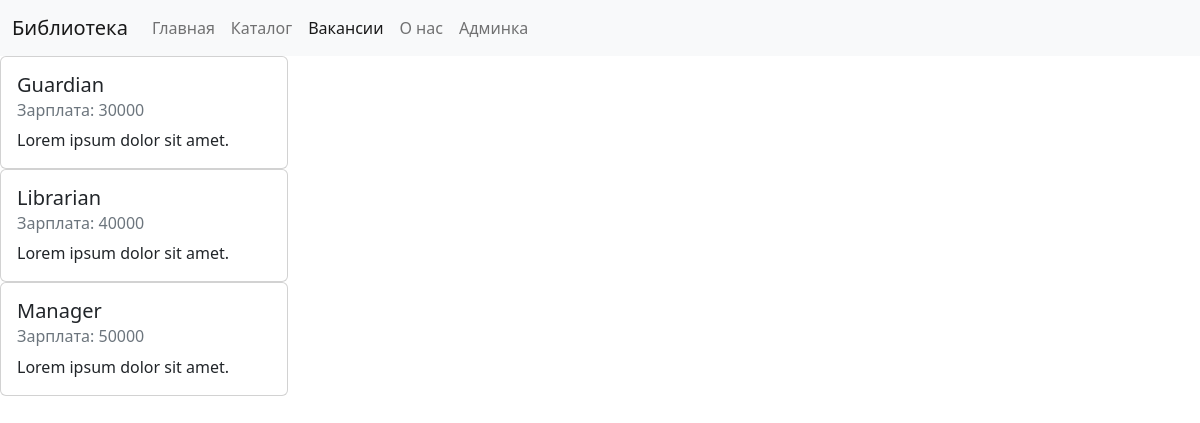
/task_3/apache/content/vacancy.php, run on the app's committed database.
### tables this page shows
CREATE TABLE `vacancy` (
  `id` int NOT NULL,
  `name` varchar(256) NOT NULL,
  `salary` int NOT NULL
);

### task_3/apache/content/vacancy.php (the view, shortened to what this page needs)
<!DOCTYPE html>
<html lang="en">
<head>
  <link href="https://cdn.jsdelivr.net/npm/bootstrap@5.2.2/dist/css/bootstrap.min.css" rel="stylesheet" />
</head>
<body>
  <nav class="navbar navbar-expand-lg bg-light">
    <div class="container-fluid">
      <a class="navbar-brand" href="#">Библиотека</a>
      <div class="collapse navbar-collapse" id="navbarSupportedContent">
        <ul class="navbar-nav me-auto mb-2 mb-lg-0">
          <li class="nav-item">
            <a class="nav-link" href="index.html">Главная</a>
          </li>
          <li class="nav-item">
            <a class="nav-link" href="catalogue.php">Каталог</a>
          </li>
          <li class="nav-item">
            <a class="nav-link active" href="vacancy.php">Вакансии</a>
          </li>
          <li class="nav-item">
            <a class="nav-link" href="about.html">О нас</a>
          </li>
          <li class="nav-item">
            <a class="nav-link" href="/admin/admin.php">Админка</a>
          </li>
        </ul>
      </div>
    </div>
  </nav>
  <?php
  $mysqli = new mysqli("db", "mysql", "123456", "app_db");
  $result = $mysqli->query("SELECT * FROM vacancy");
  foreach ($result as $row) {
    echo "
            <div class='card' style='width: 18rem;'>
            <div class='card-body'>
              <h5 class='card-title'>{$row["name"]}</h5>
              <h6 class='card-subtitle mb-2 text-muted'>Зарплата: {$row['salary']}</h6>
              <p class='card-text'>Lorem ipsum dolor sit amet.</p>
            </div>
          </div>
          ";
  }
  ?>
</body>
</html>

### data on the page
vacancy: name "Guardian", salary "30000"
vacancy: name "Librarian", salary "40000"
vacancy: name "Manager", salary "50000"
